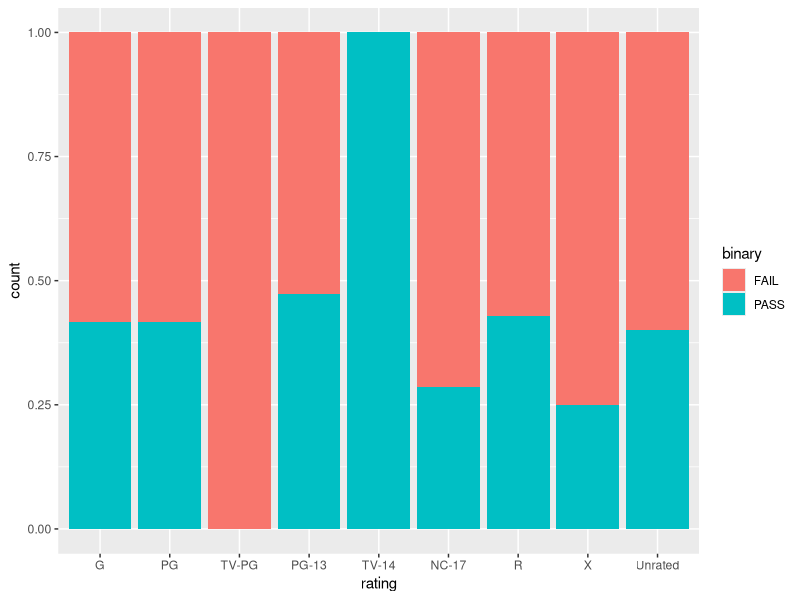
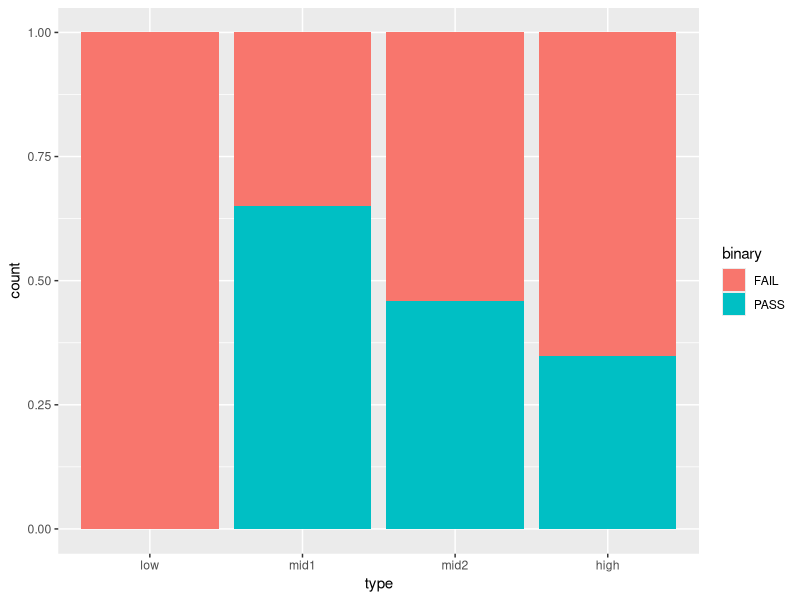
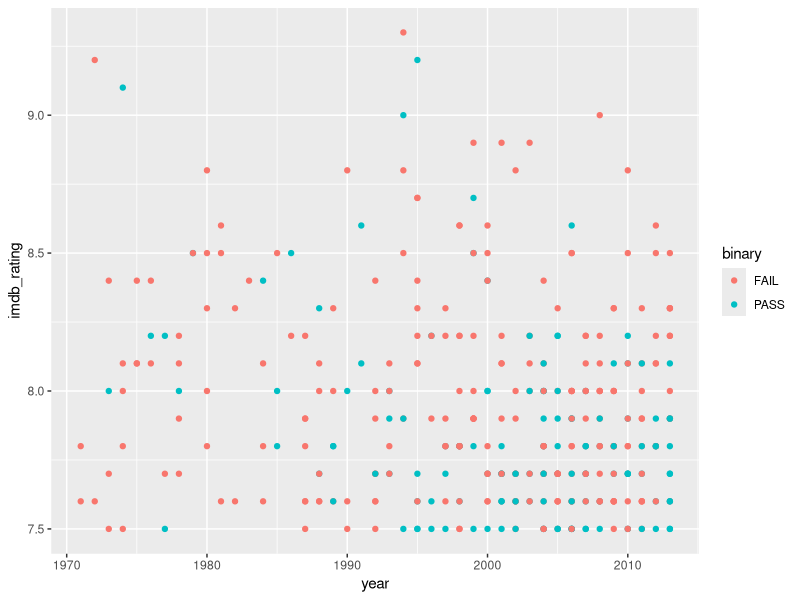
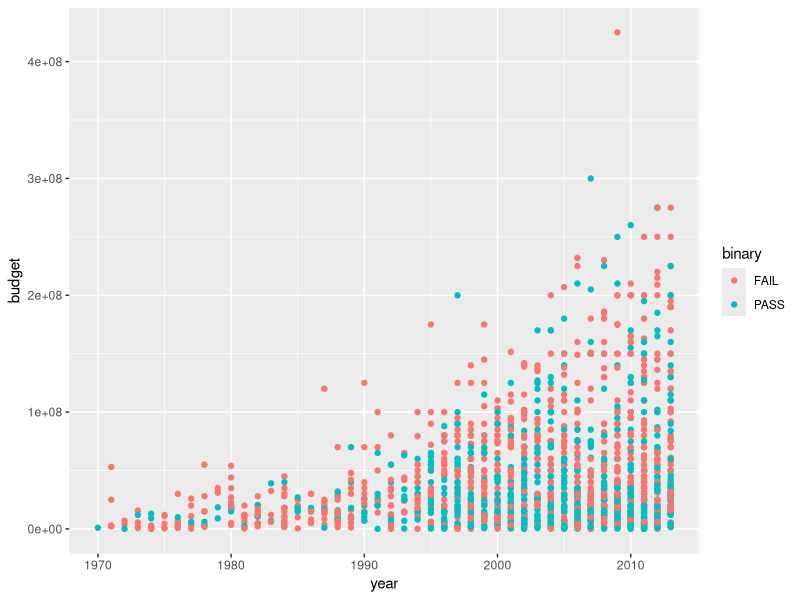
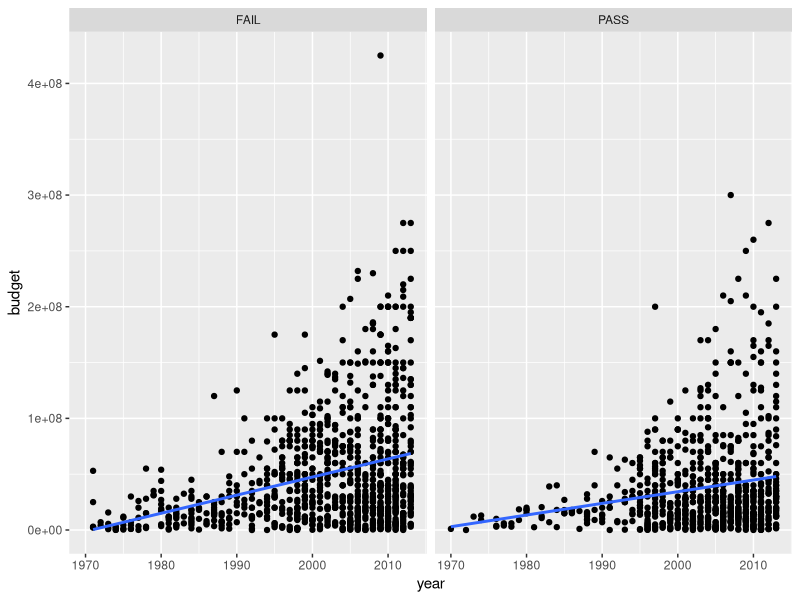
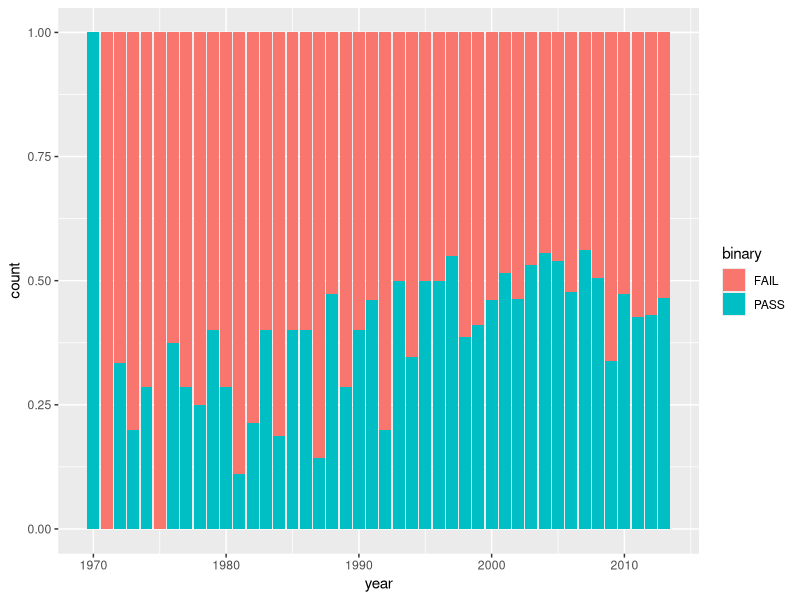
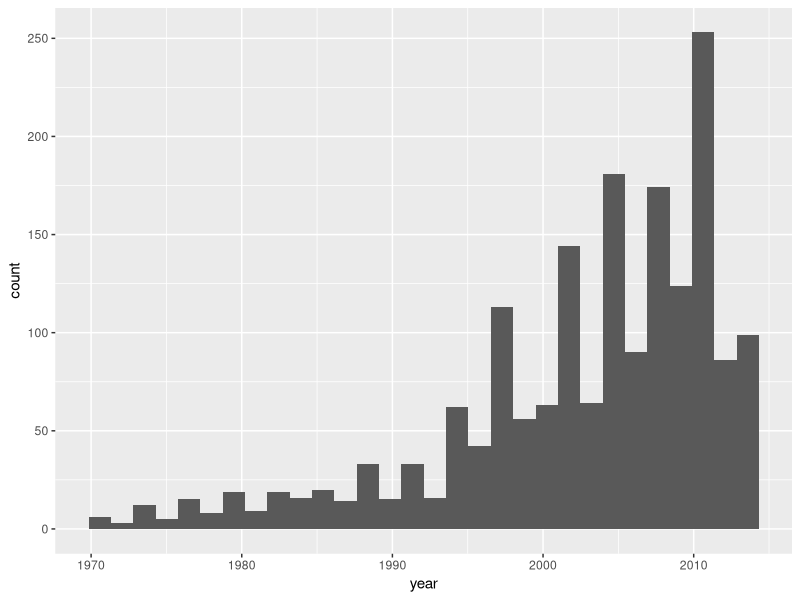
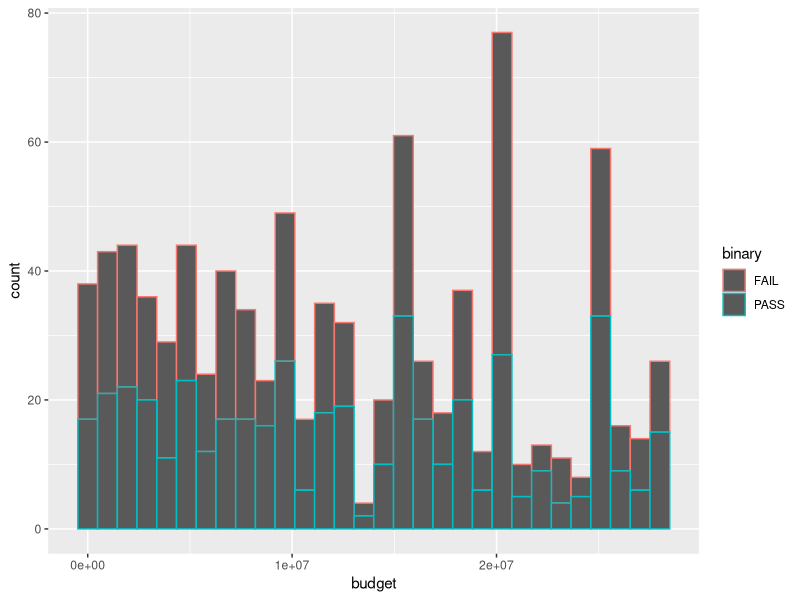

Write the R code that produced these figures, in order.
## ---- chunk 1
#| label: load-packages
#| message: false
library(tidyverse)
## ---- chunk 2
#| label: load-data-wealth-and-income

bechdel<- read.csv(file = 'data/bechdel_test.csv')

## ---- chunk 3
#| label: ella
rated_r <- bechdel |>
  filter(rated == 'R')
rated_pg13 <- bechdel |>
  filter(rated == 'PG-13')
rated_pg <- bechdel |>
  filter(rated == 'PG')
rated_g <- bechdel |>
  filter(rated == 'G')

pass_g <- rated_g |>
  filter(binary == 'PASS')
pass_pg <- rated_pg |>
  filter(binary == 'PASS')
pass_pg13 <- rated_pg13 |>
  filter(binary == 'PASS')
pass_r <- rated_r |>
  filter(binary == 'PASS')

nrow(pass_g)/ nrow(rated_g)
nrow(pass_pg)/ nrow(rated_pg)
nrow(pass_pg13)/ nrow(rated_pg13)
nrow(pass_r)/ nrow(rated_r)

bechdel_movies <- bechdel |>
  filter(type== 'movie') |>
  drop_na(rated)

bechdel_movies |>
  filter(rated != 'N/A') |>
  filter(rated != 'Not Rated') |>
  mutate(
    rating = fct_relevel(rated, 'G', 'PG', 'TV-PG', 'PG-13','TV-14', 'NC-17', 'R', 'X', 'Unrated')) |>
  ggplot(aes(x = rating, fill = binary)) +
  geom_bar(position = "fill")


## ---- chunk 4
#| label: ella2
bechdel_rating <- bechdel |> 
  group_by(rated) |>
  summarize (n = n())
bechdel |>
  mutate(
    imdb_low = imdb_rating< 2.5,
    imdb_mid1 = between(imdb_rating, 2.5, 5.0),
    imdb_mid2 = between(imdb_rating, 5.1, 7.5),
    imdb_high = imdb_rating> 7.5,
  )
bechdel$type <- as.factor(ifelse(bechdel$imdb_rating < 2.5, 'low',
                          ifelse(bechdel$imdb_rating < 5.0, 'mid1', 
                          ifelse(bechdel$imdb_rating < 7.5, 'mid2', 
                          ifelse(bechdel$imdb_rating < 10.0, 'high',0)))))
bechdel |>
  filter(type != 'NA') |>
  ggplot(aes(x = type, fill = binary)) +
  geom_bar(position = "fill") +
  scale_x_discrete(limits = c("low", "mid1", "mid2", "high"))
  

  
## ---- chunk 5
#| label: point-imdb-year-binary
bechdel |>
  filter(type == 'high') |>
  ggplot(aes(x = year, y = imdb_rating, color = binary)) +
  geom_point()
## ---- chunk 6
#| label: point-year-budget-binary
bechdel|>
  ggplot(aes(x = year, y = budget, color = binary )) +
  geom_point()
bechdel|>
  ggplot(aes(x = year, y = budget)) +
  geom_point() +
  facet_wrap(~binary) +
  geom_smooth(method = lm, se = FALSE)
## ---- chunk 7
#| label: histogram-year-binary
bechdel|>
  ggplot(aes(x = year, fill = binary)) +
  geom_bar(position = "fill")
bechdel|>
  filter(year == 1970)
bechdel|>
  ggplot(aes(x = year)) +
  geom_histogram()

## ---- chunk 8
#| label: bar-median-budget
bechdel|>
summarize(median = median(budget))
low_budget <- bechdel |>
  filter(budget<= 2.8e+07)
high_budget <- bechdel |>
  filter(budget > 2.8e+07 )
low_budget|>
  ggplot(aes(x = budget, color = binary)) +
  geom_histogram()
high_budget |>
  ggplot(aes(x = binary)) +
  geom_bar() 

 
## ---- chunk 9
#| label: boxplot-budget

bechdel$budg<- as.factor(ifelse(bechdel$budget<2.8e+07, "low", "high"))
bechdel|>
  ggplot(aes(x = budg, fill = binary)) +
  geom_bar(position = "fill")
bechdel|>
  ggplot(aes(x = budget)) +
  geom_boxplot()
## ---- chunk 10
#|label: intgross

bechdel |>
  ggplot(aes(x = budg, y = as.numeric(intgross), color = binary)) +
  geom_boxplot()
## ---- chunk 11
#|label: chi-squared

chisq.test(bechdel$type, bechdel$binary)
